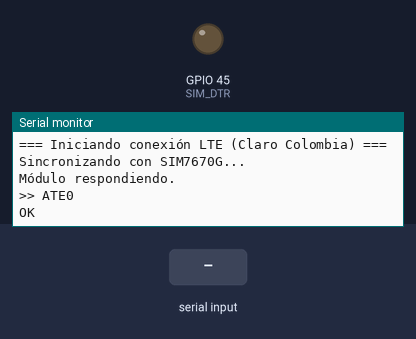
The program below on a simulated ESP32-S3. Shown: output pins drawn as LEDs (lit = HIGH), the last lines printed to the serial monitor. Inputs (shaded band) come from the test bench. The modem accepts every AT command (registered, SIM ready, sends succeed) and sends nothing else.

Above: at 12.3 s.
12.4 s: "+CPING: 3" received over the second serial link
At 13.3 s:
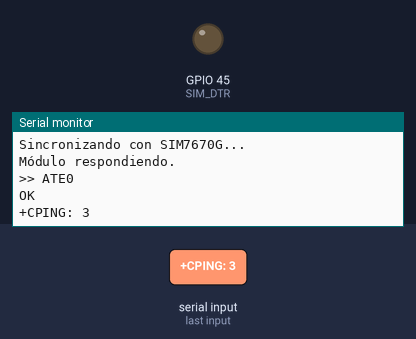
15.0 s: ",0,2" received over the second serial link
At 15.4 s:
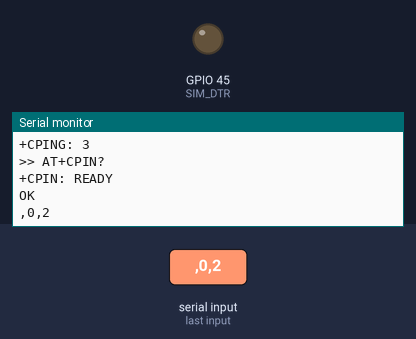
17.0 s: "1" received over the second serial link
At 17.4 s:
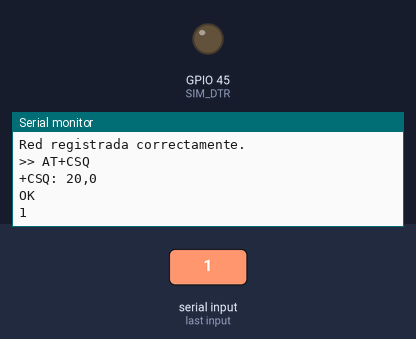

The program:

main.cpp
```cpp
#include <Arduino.h>

//TinyGSM
#define TINY_GSM_MODEM_SIM7600
#include <TinyGsmClient.h>

// Pines UART hacia el SIM7670G (modo UART, USB DIP en OFF)
#define SIM_RX  17
#define SIM_TX  18
#define SIM_DTR 45

HardwareSerial simSerial(1);
TinyGsm modem(simSerial);

// Enviar comando AT y mostrar respuesta
void sendAT(const char* cmd, int waitMs = 2000) {
  while (simSerial.available()) simSerial.read(); // limpiar buffer

  simSerial.println(cmd);

  Serial.print(">> ");
  Serial.println(cmd);

  long t = millis();
  while (millis() - t < waitMs) {
    while (simSerial.available()) {
      Serial.write(simSerial.read());
    }
  }
  Serial.println();
}

// Sincronizar comunicación con el módulo
void syncSIM() {
  Serial.println("Sincronizando con SIM7670G...");
  for (int i = 0; i < 5; i++) {
    simSerial.println("AT");
    delay(500);
    if (simSerial.find("OK")) {
      Serial.println("Módulo respondiendo.");
      return;
    }
  }
  Serial.println("Advertencia: módulo no responde aún.");
}

void conectarLTE() {
  Serial.println("\n=== Iniciando conexión LTE (Claro Colombia) ===");

  syncSIM();
  sendAT("ATE0");           // desactivar eco
  sendAT("AT+CPIN?");       // verificar SIM

  Serial.println("Esperando registro en red...");
  modem.waitForNetwork(60000UL);

  if (modem.isNetworkConnected()) {
    Serial.println("Red registrada correctamente.");
  } else {
    Serial.println("Advertencia: no se registró en red.");
  }

  sendAT("AT+CSQ");         // calidad de señal
  sendAT("AT+CREG?");       // estado registro
  sendAT("AT+CEREG?");      // estado LTE

  Serial.println("Conectando a APN Claro...");
  modem.gprsConnect("internet.comcel.com.co", "", "");

  if (modem.isGprsConnected()) {
    Serial.println("Conexión LTE exitosa.");
    Serial.print("IP asignada: ");
    Serial.println(modem.getLocalIP());

    Serial.println("Verificando conexión con ping a Google DNS...");
    while (simSerial.available()) simSerial.read();
    simSerial.println("AT+CPING=\"8.8.8.8\",1,2");
    unsigned long start = millis();
    String response = "";
    bool pingExitoso = false;
    while (millis() - start < 6000) {
      while (simSerial.available()) {
        char c = simSerial.read();
        response += c;
        Serial.write(c);
      }
      if (response.indexOf("+CPING: 3") != -1) {
          if (response.indexOf(",0,2") == -1 && response.indexOf(",0,1") == -1) {
              pingExitoso = true;
          }
          break;
      }
    }

    if (pingExitoso) {
      Serial.println("\n[SISTEMA] ✓ Datos activos y navegación confirmada.");
    } else {
      Serial.println("\n[SISTEMA] ⚠ Error: IP obtenida pero sin respuesta de Ping.");
    }

  } else {
    Serial.println("Error: no se pudo conectar al APN.");
  }

  Serial.println("=== Fin configuración LTE ===\n");
}

void setup() {
  Serial.begin(115200);
  delay(3000);

  pinMode(SIM_DTR, OUTPUT);
  digitalWrite(SIM_DTR, LOW); // mantener módulo activo

  simSerial.begin(115200, SERIAL_8N1, SIM_RX, SIM_TX);

  delay(8000); // esperar arranque completo del módulo

  conectarLTE();

}

void loop() {
  // Modo terminal manual
  if (simSerial.available()) {
    Serial.write(simSerial.read());
  }
  if (Serial.available()) {
    simSerial.write(Serial.read());
  }
}
```

Measured:
- after the input at 12.4 s, the serial monitor: prints a new line at once (image 1)
- after the input at 15.0 s, the serial monitor: prints a new line at once (image 2)
- after the input at 17.0 s, the serial monitor: prints a new line at once (image 3)
